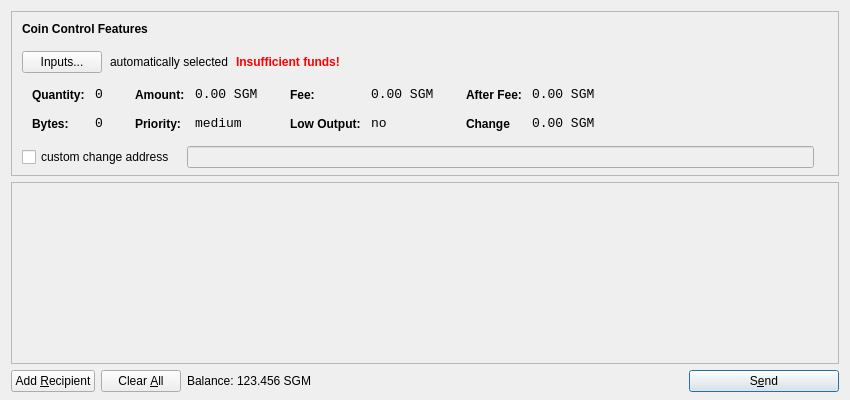
<?xml version="1.0" encoding="UTF-8"?>
<ui version="4.0">
 <class>SendCoinsDialog</class>
 <widget class="QDialog" name="SendCoinsDialog">
  <property name="geometry">
   <rect>
    <x>0</x>
    <y>0</y>
    <width>850</width>
    <height>400</height>
   </rect>
  </property>
  <property name="windowTitle">
   <string>Send Coins</string>
  </property>
  <layout class="QVBoxLayout" name="verticalLayout" stretch="0,1,0">
   <property name="bottomMargin">
    <number>8</number>
   </property>
   <item>
    <widget class="QFrame" name="frameCoinControl">
     <property name="sizePolicy">
      <sizepolicy hsizetype="Expanding" vsizetype="Expanding">
       <horstretch>0</horstretch>
       <verstretch>0</verstretch>
      </sizepolicy>
     </property>
     <property name="maximumSize">
      <size>
       <width>16777215</width>
       <height>16777215</height>
      </size>
     </property>
     <property name="frameShape">
      <enum>QFrame::StyledPanel</enum>
     </property>
     <property name="frameShadow">
      <enum>QFrame::Sunken</enum>
     </property>
     <layout class="QVBoxLayout" name="verticalLayoutCoinControl2">
      <property name="spacing">
       <number>-1</number>
      </property>
      <property name="leftMargin">
       <number>0</number>
      </property>
      <property name="topMargin">
       <number>0</number>
      </property>
      <property name="rightMargin">
       <number>0</number>
      </property>
      <property name="bottomMargin">
       <number>6</number>
      </property>
      <item>
       <layout class="QVBoxLayout" name="verticalLayoutCoinControl" stretch="0,0,0,0,1">
        <property name="spacing">
         <number>0</number>
        </property>
        <property name="leftMargin">
         <number>10</number>
        </property>
        <property name="topMargin">
         <number>10</number>
        </property>
        <item>
         <layout class="QHBoxLayout" name="horizontalLayoutCoinControl1">
          <property name="bottomMargin">
           <number>15</number>
          </property>
          <item>
           <widget class="QLabel" name="labelCoinControlFeatures">
            <property name="sizePolicy">
             <sizepolicy hsizetype="Preferred" vsizetype="Maximum">
              <horstretch>0</horstretch>
              <verstretch>0</verstretch>
             </sizepolicy>
            </property>
            <property name="font">
             <font>
              <weight>75</weight>
              <bold>true</bold>
             </font>
            </property>
            <property name="styleSheet">
             <string notr="true">font-weight:bold;</string>
            </property>
            <property name="text">
             <string>Coin Control Features</string>
            </property>
           </widget>
          </item>
         </layout>
        </item>
        <item>
         <layout class="QHBoxLayout" name="horizontalLayoutCoinControl2" stretch="0,0,0,0">
          <property name="spacing">
           <number>8</number>
          </property>
          <property name="bottomMargin">
           <number>10</number>
          </property>
          <item>
           <widget class="QPushButton" name="pushButtonCoinControl">
            <property name="styleSheet">
             <string notr="true"/>
            </property>
            <property name="text">
             <string>Inputs...</string>
            </property>
           </widget>
          </item>
          <item>
           <widget class="QLabel" name="labelCoinControlAutomaticallySelected">
            <property name="text">
             <string>automatically selected</string>
            </property>
            <property name="margin">
             <number>5</number>
            </property>
           </widget>
          </item>
          <item>
           <widget class="QLabel" name="labelCoinControlInsuffFunds">
            <property name="font">
             <font>
              <weight>75</weight>
              <bold>true</bold>
             </font>
            </property>
            <property name="styleSheet">
             <string notr="true">color:red;font-weight:bold;</string>
            </property>
            <property name="text">
             <string>Insufficient funds!</string>
            </property>
            <property name="margin">
             <number>5</number>
            </property>
           </widget>
          </item>
          <item>
           <spacer name="horizontalSpacerCoinControl">
            <property name="orientation">
             <enum>Qt::Horizontal</enum>
            </property>
            <property name="sizeHint" stdset="0">
             <size>
              <width>40</width>
              <height>1</height>
             </size>
            </property>
           </spacer>
          </item>
         </layout>
        </item>
        <item>
         <widget class="QWidget" name="widgetCoinControl" native="true">
          <property name="sizePolicy">
           <sizepolicy hsizetype="Preferred" vsizetype="Preferred">
            <horstretch>0</horstretch>
            <verstretch>0</verstretch>
           </sizepolicy>
          </property>
          <property name="minimumSize">
           <size>
            <width>0</width>
            <height>0</height>
           </size>
          </property>
          <property name="styleSheet">
           <string notr="true"/>
          </property>
          <layout class="QHBoxLayout" name="horizontalLayoutCoinControl5">
           <property name="margin">
            <number>0</number>
           </property>
           <item>
            <layout class="QHBoxLayout" name="horizontalLayoutCoinControl3" stretch="0,0,0,1">
             <property name="spacing">
              <number>20</number>
             </property>
             <property name="topMargin">
              <number>0</number>
             </property>
             <property name="bottomMargin">
              <number>10</number>
             </property>
             <item>
              <layout class="QFormLayout" name="formLayoutCoinControl1">
               <property name="horizontalSpacing">
                <number>10</number>
               </property>
               <property name="verticalSpacing">
                <number>14</number>
               </property>
               <property name="leftMargin">
                <number>10</number>
               </property>
               <property name="topMargin">
                <number>4</number>
               </property>
               <property name="rightMargin">
                <number>6</number>
               </property>
               <item row="0" column="0">
                <widget class="QLabel" name="labelCoinControlQuantityText">
                 <property name="styleSheet">
                  <string notr="true">font-weight:bold;</string>
                 </property>
                 <property name="text">
                  <string>Quantity:</string>
                 </property>
                 <property name="margin">
                  <number>0</number>
                 </property>
                </widget>
               </item>
               <item row="0" column="1">
                <widget class="QLabel" name="labelCoinControlQuantity">
                 <property name="font">
                  <font>
                   <family>Monospace</family>
                   <pointsize>10</pointsize>
                  </font>
                 </property>
                 <property name="cursor">
                  <cursorShape>IBeamCursor</cursorShape>
                 </property>
                 <property name="contextMenuPolicy">
                  <enum>Qt::ActionsContextMenu</enum>
                 </property>
                 <property name="text">
                  <string>0</string>
                 </property>
                 <property name="margin">
                  <number>0</number>
                 </property>
                 <property name="textInteractionFlags">
                  <set>Qt::LinksAccessibleByMouse|Qt::TextSelectableByKeyboard|Qt::TextSelectableByMouse</set>
                 </property>
                </widget>
               </item>
               <item row="1" column="0">
                <widget class="QLabel" name="labelCoinControlBytesText">
                 <property name="styleSheet">
                  <string notr="true">font-weight:bold;</string>
                 </property>
                 <property name="text">
                  <string>Bytes:</string>
                 </property>
                </widget>
               </item>
               <item row="1" column="1">
                <widget class="QLabel" name="labelCoinControlBytes">
                 <property name="font">
                  <font>
                   <family>Monospace</family>
                   <pointsize>10</pointsize>
                  </font>
                 </property>
                 <property name="cursor">
                  <cursorShape>IBeamCursor</cursorShape>
                 </property>
                 <property name="contextMenuPolicy">
                  <enum>Qt::ActionsContextMenu</enum>
                 </property>
                 <property name="text">
                  <string>0</string>
                 </property>
                 <property name="textInteractionFlags">
                  <set>Qt::LinksAccessibleByMouse|Qt::TextSelectableByKeyboard|Qt::TextSelectableByMouse</set>
                 </property>
                </widget>
               </item>
              </layout>
             </item>
             <item>
              <layout class="QFormLayout" name="formLayoutCoinControl2">
               <property name="horizontalSpacing">
                <number>10</number>
               </property>
               <property name="verticalSpacing">
                <number>14</number>
               </property>
               <property name="leftMargin">
                <number>6</number>
               </property>
               <property name="topMargin">
                <number>4</number>
               </property>
               <property name="rightMargin">
                <number>6</number>
               </property>
               <item row="0" column="0">
                <widget class="QLabel" name="labelCoinControlAmountText">
                 <property name="styleSheet">
                  <string notr="true">font-weight:bold;</string>
                 </property>
                 <property name="text">
                  <string>Amount:</string>
                 </property>
                 <property name="margin">
                  <number>0</number>
                 </property>
                </widget>
               </item>
               <item row="0" column="1">
                <widget class="QLabel" name="labelCoinControlAmount">
                 <property name="font">
                  <font>
                   <family>Monospace</family>
                   <pointsize>10</pointsize>
                  </font>
                 </property>
                 <property name="cursor">
                  <cursorShape>IBeamCursor</cursorShape>
                 </property>
                 <property name="contextMenuPolicy">
                  <enum>Qt::ActionsContextMenu</enum>
                 </property>
                 <property name="text">
                  <string notr="true">0.00 SGM</string>
                 </property>
                 <property name="textInteractionFlags">
                  <set>Qt::LinksAccessibleByMouse|Qt::TextSelectableByKeyboard|Qt::TextSelectableByMouse</set>
                 </property>
                </widget>
               </item>
               <item row="1" column="0">
                <widget class="QLabel" name="labelCoinControlPriorityText">
                 <property name="styleSheet">
                  <string notr="true">font-weight:bold;</string>
                 </property>
                 <property name="text">
                  <string>Priority:</string>
                 </property>
                </widget>
               </item>
               <item row="1" column="1">
                <widget class="QLabel" name="labelCoinControlPriority">
                 <property name="font">
                  <font>
                   <family>Monospace</family>
                   <pointsize>10</pointsize>
                  </font>
                 </property>
                 <property name="cursor">
                  <cursorShape>IBeamCursor</cursorShape>
                 </property>
                 <property name="contextMenuPolicy">
                  <enum>Qt::ActionsContextMenu</enum>
                 </property>
                 <property name="text">
                  <string>medium</string>
                 </property>
                 <property name="textInteractionFlags">
                  <set>Qt::LinksAccessibleByMouse|Qt::TextSelectableByKeyboard|Qt::TextSelectableByMouse</set>
                 </property>
                </widget>
               </item>
              </layout>
             </item>
             <item>
              <layout class="QFormLayout" name="formLayoutCoinControl3">
               <property name="horizontalSpacing">
                <number>10</number>
               </property>
               <property name="verticalSpacing">
                <number>14</number>
               </property>
               <property name="leftMargin">
                <number>6</number>
               </property>
               <property name="topMargin">
                <number>4</number>
               </property>
               <property name="rightMargin">
                <number>6</number>
               </property>
               <item row="0" column="0">
                <widget class="QLabel" name="labelCoinControlFeeText">
                 <property name="styleSheet">
                  <string notr="true">font-weight:bold;</string>
                 </property>
                 <property name="text">
                  <string>Fee:</string>
                 </property>
                 <property name="margin">
                  <number>0</number>
                 </property>
                </widget>
               </item>
               <item row="0" column="1">
                <widget class="QLabel" name="labelCoinControlFee">
                 <property name="font">
                  <font>
                   <family>Monospace</family>
                   <pointsize>10</pointsize>
                  </font>
                 </property>
                 <property name="cursor">
                  <cursorShape>IBeamCursor</cursorShape>
                 </property>
                 <property name="contextMenuPolicy">
                  <enum>Qt::ActionsContextMenu</enum>
                 </property>
                 <property name="text">
                  <string notr="true">0.00 SGM</string>
                 </property>
                 <property name="textInteractionFlags">
                  <set>Qt::LinksAccessibleByMouse|Qt::TextSelectableByKeyboard|Qt::TextSelectableByMouse</set>
                 </property>
                </widget>
               </item>
               <item row="1" column="0">
                <widget class="QLabel" name="labelCoinControlLowOutputText">
                 <property name="styleSheet">
                  <string notr="true">font-weight:bold;</string>
                 </property>
                 <property name="text">
                  <string>Low Output:</string>
                 </property>
                </widget>
               </item>
               <item row="1" column="1">
                <widget class="QLabel" name="labelCoinControlLowOutput">
                 <property name="font">
                  <font>
                   <family>Monospace</family>
                   <pointsize>10</pointsize>
                  </font>
                 </property>
                 <property name="cursor">
                  <cursorShape>IBeamCursor</cursorShape>
                 </property>
                 <property name="contextMenuPolicy">
                  <enum>Qt::ActionsContextMenu</enum>
                 </property>
                 <property name="text">
                  <string>no</string>
                 </property>
                 <property name="textInteractionFlags">
                  <set>Qt::LinksAccessibleByMouse|Qt::TextSelectableByKeyboard|Qt::TextSelectableByMouse</set>
                 </property>
                </widget>
               </item>
              </layout>
             </item>
             <item>
              <layout class="QFormLayout" name="formLayoutCoinControl4">
               <property name="horizontalSpacing">
                <number>10</number>
               </property>
               <property name="verticalSpacing">
                <number>14</number>
               </property>
               <property name="leftMargin">
                <number>6</number>
               </property>
               <property name="topMargin">
                <number>4</number>
               </property>
               <property name="rightMargin">
                <number>6</number>
               </property>
               <item row="0" column="0">
                <widget class="QLabel" name="labelCoinControlAfterFeeText">
                 <property name="styleSheet">
                  <string notr="true">font-weight:bold;</string>
                 </property>
                 <property name="text">
                  <string>After Fee:</string>
                 </property>
                 <property name="margin">
                  <number>0</number>
                 </property>
                </widget>
               </item>
               <item row="0" column="1">
                <widget class="QLabel" name="labelCoinControlAfterFee">
                 <property name="font">
                  <font>
                   <family>Monospace</family>
                   <pointsize>10</pointsize>
                  </font>
                 </property>
                 <property name="cursor">
                  <cursorShape>IBeamCursor</cursorShape>
                 </property>
                 <property name="contextMenuPolicy">
                  <enum>Qt::ActionsContextMenu</enum>
                 </property>
                 <property name="text">
                  <string notr="true">0.00 SGM</string>
                 </property>
                 <property name="textInteractionFlags">
                  <set>Qt::LinksAccessibleByMouse|Qt::TextSelectableByKeyboard|Qt::TextSelectableByMouse</set>
                 </property>
                </widget>
               </item>
               <item row="1" column="0">
                <widget class="QLabel" name="labelCoinControlChangeText">
                 <property name="styleSheet">
                  <string notr="true">font-weight:bold;</string>
                 </property>
                 <property name="text">
                  <string>Change</string>
                 </property>
                </widget>
               </item>
               <item row="1" column="1">
                <widget class="QLabel" name="labelCoinControlChange">
                 <property name="font">
                  <font>
                   <family>Monospace</family>
                   <pointsize>10</pointsize>
                  </font>
                 </property>
                 <property name="cursor">
                  <cursorShape>IBeamCursor</cursorShape>
                 </property>
                 <property name="contextMenuPolicy">
                  <enum>Qt::ActionsContextMenu</enum>
                 </property>
                 <property name="text">
                  <string notr="true">0.00 SGM</string>
                 </property>
                 <property name="textInteractionFlags">
                  <set>Qt::LinksAccessibleByMouse|Qt::TextSelectableByKeyboard|Qt::TextSelectableByMouse</set>
                 </property>
                </widget>
               </item>
              </layout>
             </item>
            </layout>
           </item>
          </layout>
         </widget>
        </item>
        <item>
         <layout class="QHBoxLayout" name="horizontalLayoutCoinControl4" stretch="0,0,0">
          <property name="spacing">
           <number>12</number>
          </property>
          <property name="sizeConstraint">
           <enum>QLayout::SetDefaultConstraint</enum>
          </property>
          <property name="topMargin">
           <number>5</number>
          </property>
          <property name="rightMargin">
           <number>5</number>
          </property>
          <item>
           <widget class="QCheckBox" name="checkBoxCoinControlChange">
            <property name="text">
             <string>custom change address</string>
            </property>
           </widget>
          </item>
          <item>
           <widget class="QLineEdit" name="lineEditCoinControlChange">
            <property name="enabled">
             <bool>false</bool>
            </property>
            <property name="sizePolicy">
             <sizepolicy hsizetype="Expanding" vsizetype="Fixed">
              <horstretch>0</horstretch>
              <verstretch>0</verstretch>
             </sizepolicy>
            </property>
           </widget>
          </item>
          <item>
           <widget class="QLabel" name="labelCoinControlChangeLabel">
            <property name="sizePolicy">
             <sizepolicy hsizetype="Preferred" vsizetype="Expanding">
              <horstretch>0</horstretch>
              <verstretch>0</verstretch>
             </sizepolicy>
            </property>
            <property name="minimumSize">
             <size>
              <width>0</width>
              <height>0</height>
             </size>
            </property>
            <property name="text">
             <string/>
            </property>
            <property name="margin">
             <number>3</number>
            </property>
           </widget>
          </item>
         </layout>
        </item>
        <item>
         <spacer name="verticalSpacerCoinControl">
          <property name="orientation">
           <enum>Qt::Vertical</enum>
          </property>
          <property name="sizeHint" stdset="0">
           <size>
            <width>800</width>
            <height>1</height>
           </size>
          </property>
         </spacer>
        </item>
       </layout>
      </item>
     </layout>
    </widget>
   </item>
   <item>
    <widget class="QScrollArea" name="scrollArea">
     <property name="widgetResizable">
      <bool>true</bool>
     </property>
     <widget class="QWidget" name="scrollAreaWidgetContents">
      <property name="geometry">
       <rect>
        <x>0</x>
        <y>0</y>
        <width>830</width>
        <height>165</height>
       </rect>
      </property>
      <layout class="QVBoxLayout" name="verticalLayout_2">
       <property name="margin">
        <number>0</number>
       </property>
       <item>
        <layout class="QVBoxLayout" name="entries">
         <property name="spacing">
          <number>6</number>
         </property>
        </layout>
       </item>
       <item>
        <spacer name="verticalSpacer">
         <property name="orientation">
          <enum>Qt::Vertical</enum>
         </property>
         <property name="sizeHint" stdset="0">
          <size>
           <width>20</width>
           <height>40</height>
          </size>
         </property>
        </spacer>
       </item>
      </layout>
     </widget>
    </widget>
   </item>
   <item>
    <layout class="QHBoxLayout" name="horizontalLayout">
     <item>
      <widget class="QPushButton" name="addButton">
       <property name="toolTip">
        <string>Send to multiple recipients at once</string>
       </property>
       <property name="text">
        <string>Add &amp;Recipient</string>
       </property>
       <property name="autoDefault">
        <bool>false</bool>
       </property>
      </widget>
     </item>
     <item>
      <widget class="QPushButton" name="clearButton">
       <property name="sizePolicy">
        <sizepolicy hsizetype="Minimum" vsizetype="Fixed">
         <horstretch>0</horstretch>
         <verstretch>0</verstretch>
        </sizepolicy>
       </property>
       <property name="toolTip">
        <string>Remove all transaction fields</string>
       </property>
       <property name="text">
        <string>Clear &amp;All</string>
       </property>
       <property name="autoRepeatDelay">
        <number>300</number>
       </property>
       <property name="autoDefault">
        <bool>false</bool>
       </property>
      </widget>
     </item>
     <item>
      <layout class="QHBoxLayout" name="horizontalLayout_2">
       <property name="spacing">
        <number>3</number>
       </property>
       <item>
        <widget class="QLabel" name="label">
         <property name="sizePolicy">
          <sizepolicy hsizetype="Preferred" vsizetype="Fixed">
           <horstretch>0</horstretch>
           <verstretch>0</verstretch>
          </sizepolicy>
         </property>
         <property name="text">
          <string>Balance:</string>
         </property>
        </widget>
       </item>
       <item>
        <widget class="QLabel" name="labelBalance">
         <property name="sizePolicy">
          <sizepolicy hsizetype="Preferred" vsizetype="Fixed">
           <horstretch>0</horstretch>
           <verstretch>0</verstretch>
          </sizepolicy>
         </property>
         <property name="cursor">
          <cursorShape>IBeamCursor</cursorShape>
         </property>
         <property name="text">
          <string notr="true">123.456 SGM</string>
         </property>
         <property name="textInteractionFlags">
          <set>Qt::LinksAccessibleByMouse|Qt::TextSelectableByKeyboard|Qt::TextSelectableByMouse</set>
         </property>
        </widget>
       </item>
      </layout>
     </item>
     <item>
      <spacer name="horizontalSpacer">
       <property name="orientation">
        <enum>Qt::Horizontal</enum>
       </property>
       <property name="sizeHint" stdset="0">
        <size>
         <width>40</width>
         <height>20</height>
        </size>
       </property>
      </spacer>
     </item>
     <item>
      <widget class="QPushButton" name="sendButton">
       <property name="minimumSize">
        <size>
         <width>150</width>
         <height>0</height>
        </size>
       </property>
       <property name="toolTip">
        <string>Confirm the send action</string>
       </property>
       <property name="text">
        <string>S&amp;end</string>
       </property>
       <property name="icon">
        <iconset resource="../bitcoin.qrc">
         <normaloff>:/icons/send</normaloff>:/icons/send</iconset>
       </property>
       <property name="default">
        <bool>true</bool>
       </property>
      </widget>
     </item>
    </layout>
   </item>
  </layout>
 </widget>
 <resources>
  <include location="../bitcoin.qrc"/>
 </resources>
 <connections/>
</ui>
